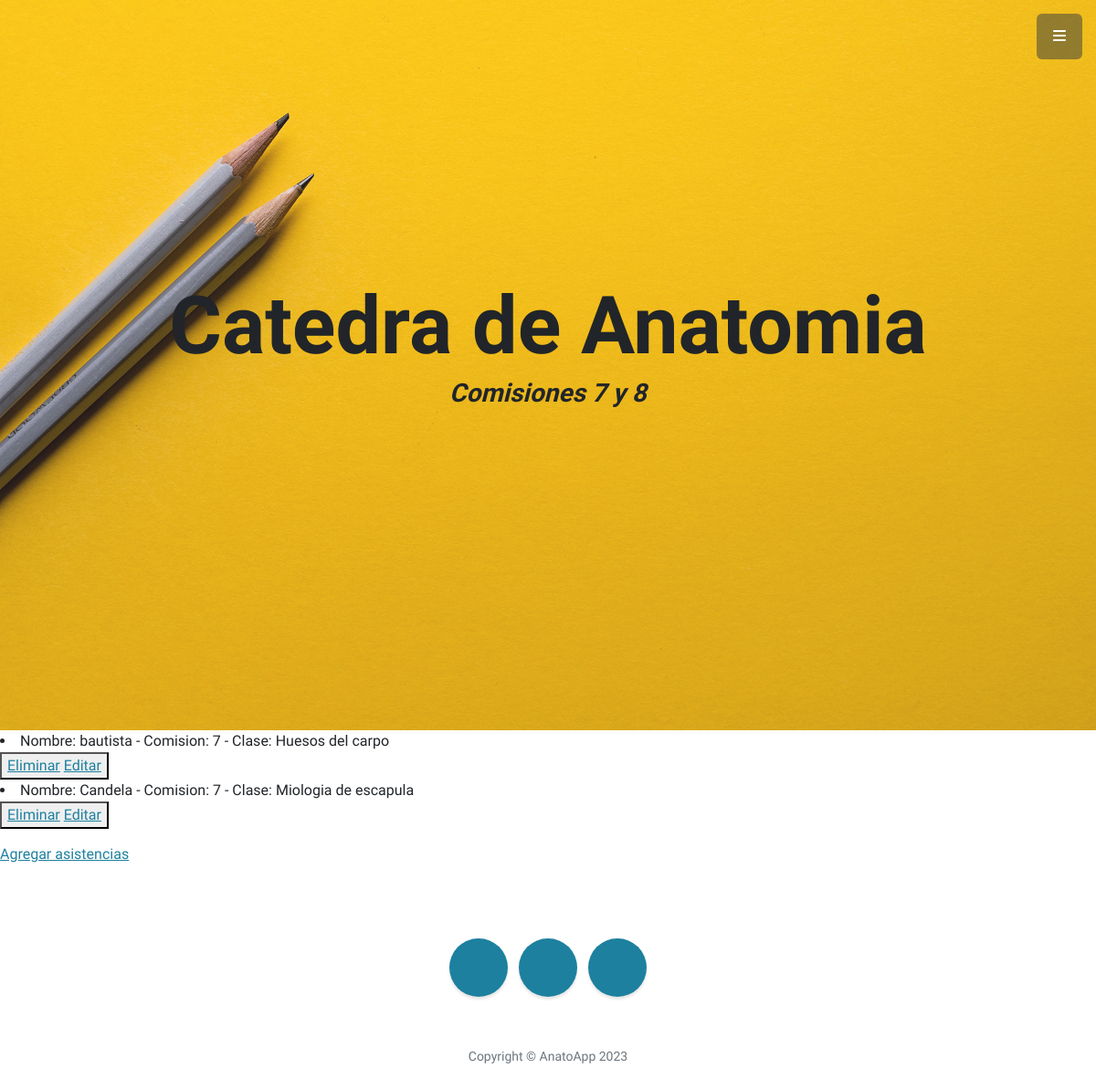
The page /AnatoApp/leerAsistencias on the database as committed earlier.
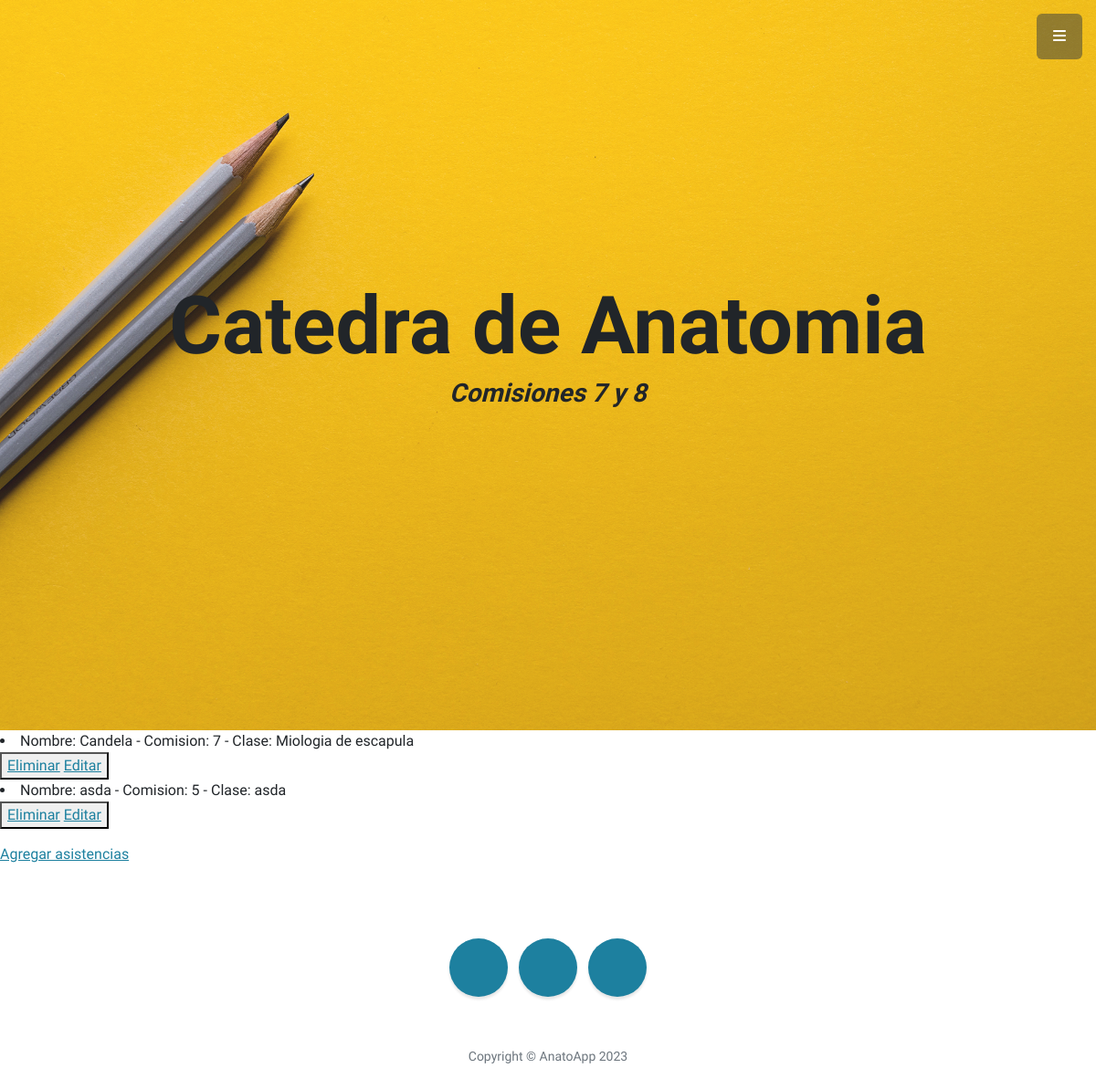
The same page on the database as committed later.
### AnatoApp/models.py (models this page shows)
class Asistencias(models.Model):
    def __str__(self):
        return f"Nombre: {self.nombre} - Comision: {self.comision} - Clase: {self.clase}"
    nombre = models.CharField(max_length=40)
    comision = models.IntegerField()
    clase = models.CharField(max_length=40)
    presente = models.BooleanField()

### AnatoApp/views.py (the view)
# urls.py: path('leerAsistencias',views.leerAsistencias,name='LeerAsistencias'),
def leerAsistencias(request):
    asistencias= Asistencias.objects.all()
    contexto= {"asistencias": asistencias}
    return render(request, "AnatoApp/leerAsistencias.html",contexto)

### AnatoApp/templates/AnatoApp/leerAsistencias.html (shortened to what this page needs)
{% extends "AnatoApp/pagina2.html" %}
{% load static %}
{% block Alumnos %}
<!DOCTYPE html>
<html lang="en">
<head>
</head>
<body>
    {% for p in asistencias %}
        <li>{{p}}</li>
        <button>
            <a href="{% url 'EliminarAsistencia' p.nombre %}"> Eliminar</a>
            <a href="{% url 'EditarAsistencia' p.nombre %}">Editar</a>
        </button>
    {% endfor %}
    <a href="{% url 'AsistenciasFormulario' %}">Agregar asistencias</a>
</body>
</html>
{% endblock %}

### AnatoApp/templates/AnatoApp/pagina2.html (shortened to what this page needs)
{% extends "AnatoApp/inicio.html" %}
{% load static %}

### AnatoApp/templates/AnatoApp/inicio.html (shortened to what this page needs)
{% extends "AnatoApp/plantilla.html" %}
{% load static %}
{% block cambioTitulo %}
                <h1 class="mb-1">Catedra de Anatomia</h1>
                <h3 class="mb-5"><em>Comisiones 7 y 8</em></h3>
{% endblock %}
{% block Footer %}
<p class="text-muted small mb-0">Copyright &copy; AnatoApp 2023</p>
{% endblock %}

### AnatoApp/templates/AnatoApp/plantilla.html (shortened to what this page needs)
<!DOCTYPE html>
<html lang="en">
    <head>
        {% load static %}
        <link href="https://cdnjs.cloudflare.com/ajax/libs/simple-line-icons/2.5.5/css/simple-line-icons.min.css" rel="stylesheet" />
        <link href="{% static 'AnatoApp/css/styles.css' %}" rel="stylesheet" />
    </head>
    <body id="page-top">
        <a class="menu-toggle rounded" href="#"><i class="fas fa-bars"></i></a>
        <header class="masthead d-flex align-items-center">
            <div class="container px-4 px-lg-5 text-center">
                {% block cambioTitulo %}{% endblock %}
            </div>
        </header>
        {% block Alumnos %}{% endblock %}
        <footer class="footer text-center">
            <div class="container px-4 px-lg-5">
                <ul class="list-inline mb-5">
                    <li class="list-inline-item">
                        <a class="social-link rounded-circle text-white mr-3" href="#!"></a>
                    </li>
                    <li class="list-inline-item">
                        <a class="social-link rounded-circle text-white mr-3" href="#!"></a>
                    </li>
                    <li class="list-inline-item">
                        <a class="social-link rounded-circle text-white" href="#!"></a>
                    </li>
                </ul>
                {% block Footer %}{% endblock %}
            </div>
        </footer>
    </body>
</html>

Rows that differ between the two databases and show on the page:
removed Asistencias: nombre+comision+clase "Nombre: bautista - Comision: 7 - Clase: Huesos del carpo"
added Asistencias: nombre+comision+clase "Nombre: asda - Comision: 5 - Clase: asda"
